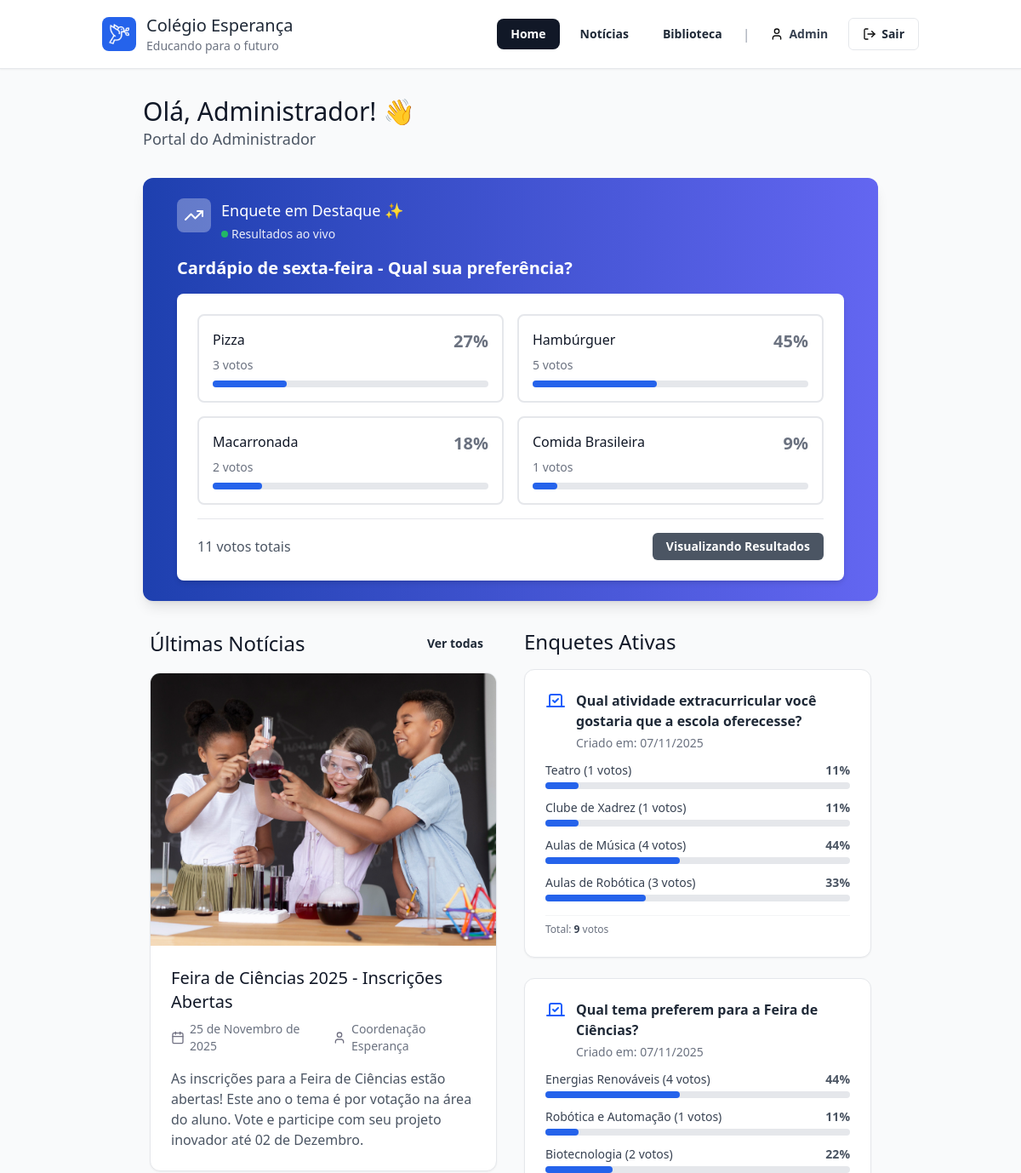
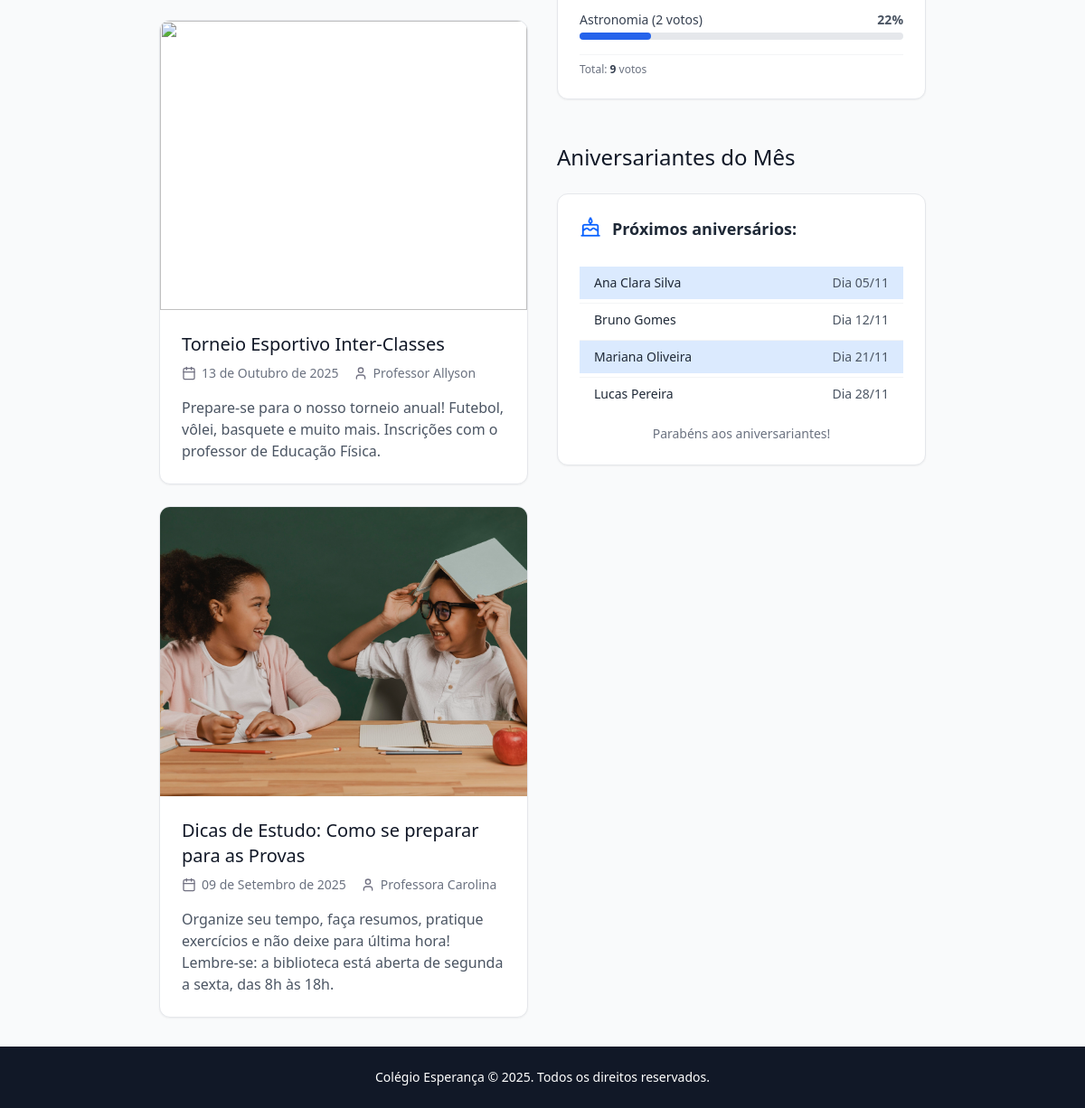
The app's page /area_admin.php (signed in) with its own data (2 pictures, top to bottom).
### tables this page shows
CREATE TABLE `opcoes_enquete` (
  `id` int(10) NOT NULL,
  `enquete_id` int(10) NOT NULL,
  `texto_opcao` varchar(100) NOT NULL
);

CREATE TABLE `enquetes` (
  `id` int(10) NOT NULL,
  `pergunta` varchar(255) NOT NULL,
  `ativa` tinyint(1) NOT NULL DEFAULT 1,
  `data_criacao` timestamp NOT NULL DEFAULT current_timestamp(),
  `destaque` tinyint(1) NOT NULL DEFAULT 0
);

### area_admin.php (the view, shortened to what the rows shown need)
<?php
require_once 'includes/funcoes.php';
require_once 'includes/conexao.php';
$temp_destaque_struct = [];
$sql_destaque = "
    SELECT
        e.id AS enquete_id,
        e.pergunta,
        o.id AS opcao_id,
        o.texto_opcao
    FROM
        enquetes e
    JOIN
        opcoes_enquete o ON e.id = o.enquete_id
    WHERE
        e.destaque = 1 AND e.ativa = 1
    ORDER BY
        e.id, o.id
";
$result_destaque = $conn->query($sql_destaque);
if ($result_destaque && $result_destaque->num_rows > 0) {
  while ($row = $result_destaque->fetch_assoc()) {
    $enquete_id = $row['enquete_id'];
    if (!isset($temp_destaque_struct[$enquete_id])) {
      $temp_destaque_struct[$enquete_id] = [
        'id' => $enquete_id,
        'pergunta' => htmlspecialchars($row['pergunta']),
        'opcoes' => [],
      ];
    }
    $temp_destaque_struct[$enquete_id]['opcoes'][] = [
      'id' => $row['opcao_id'],
      'texto' => htmlspecialchars($row['texto_opcao']),
    ];
  }
}
$enquetes_destaque = [];
foreach ($temp_destaque_struct as $enquete_id => $enquete) {
  $dados_votos = obter_resultados_enquete($conn, $enquete_id);
  $enquete['total_votos'] = $dados_votos['total_votos'];
  $enquete['resultados'] = $dados_votos['resultados'];
  $enquetes_destaque[] = $enquete;
}
$enquetes_temp_admin = [];
$sql_enquetes_admin = "
    SELECT
        e.id AS enquete_id,
        e.pergunta,
        e.data_criacao,
        o.id AS opcao_id,
        o.texto_opcao
    FROM
        enquetes e
    JOIN
        opcoes_enquete o ON e.id = o.enquete_id
    WHERE
        e.destaque = 0 AND e.ativa = 1
    ORDER BY
        e.data_criacao DESC, e.id, o.id
";
$result_enquetes_admin = $conn->query($sql_enquetes_admin);
if ($result_enquetes_admin && $result_enquetes_admin->num_rows > 0) {
  while ($row = $result_enquetes_admin->fetch_assoc()) {
    $enquete_id = $row['enquete_id'];
    if (!isset($enquetes_temp_admin[$enquete_id])) {
      $enquetes_temp_admin[$enquete_id] = [
        'id' => $enquete_id,
        'pergunta' => htmlspecialchars($row['pergunta']),
        'data_criacao' => $row['data_criacao'],
        'opcoes' => [],
      ];
    }
    $enquetes_temp_admin[$enquete_id]['opcoes'][] = [
      'id' => $row['opcao_id'],
      'texto' => htmlspecialchars($row['texto_opcao'])
    ];
  }
}
$enquetes_admin = [];
foreach ($enquetes_temp_admin as $enq_id => $enquete) {
  $dados_votos = obter_resultados_enquete($conn, $enq_id);
  $enquete['total_votos'] = $dados_votos['total_votos'];
  $enquete['resultados'] = $dados_votos['resultados'];
  $enquetes_admin[] = $enquete;
}
?>
<!DOCTYPE html>
<html lang="pt-BR">
<head>
  <script src="https://cdn.tailwindcss.com"></script>
</head>
<body class="bg-gray-50">
  <header class="bg-white border-b border-gray-200 shadow-sm sticky top-0 z-50">
    <div class="container mx-auto">
      <div class="px-8 py-4 flex justify-between items-center">
        <a href="index.php" class="flex items-center gap-3">
          <div>
            <h1 class="text-xl font-regular text-gray-800">Colégio Esperança</h1>
          </div>
        </a>
      </div>
    </div>
  </header>
  <main class="container mx-auto px-6 lg:px-20 py-8">
    <div class="mb-8">
      <h1 class="text-3xl font-regular text-gray-900">Olá, Administrador! 👋</h1>
    </div>
    <?php
    if (!empty($enquetes_destaque)):
      $destaque = $enquetes_destaque[0];
    ?>
      <div class="bg-gradient-to-r from-blue-800 to-indigo-500 text-white p-6 rounded-xl shadow-lg mb-8 px-10">
        <div class="bg-white text-gray-900 p-6 rounded-lg shadow-md relative z-10">
          <div class="grid grid-cols-2 md:grid-cols-2 gap-4 mb-4" id="poll-options-destaque">
            <?php foreach ($destaque['resultados'] as $opcao): ?>
              <?php
              $progress_class = ($opcao['contagem'] > 0) ? 'bg-blue-600' : 'bg-gray-400';
              ?>
              <div class="poll-option-destaque bg-white p-4 rounded-lg border-2 border-gray-200 transition-all duration-300">
                <div class="flex justify-between items-start mb-1">
                  <span class="text-m font-regular text-gray-900"><?php echo $opcao['texto']; ?></span>
                  <span class="text-xl font-semibold text-gray-500"><?php echo $opcao['porcentagem']; ?>%</span>
                </div>
                <p class="text-sm text-gray-500 mb-2"><?php echo $opcao['contagem']; ?> votos</p>
                <div class="w-full bg-gray-200 rounded-full h-2">
                  <div class="<?php echo $progress_class; ?> h-2 rounded-full poll-progress" style="width: <?php echo $opcao['porcentagem']; ?>%"></div>
                </div>
              </div>
            <?php endforeach; ?>
          </div>
        </div>
      </div>
    <?php endif; ?>
    <div class="grid grid-cols-1 lg:grid-cols-2 gap-8 px-2">
      <div>
        <div class="flex justify-between items-center mb-4">
          <h2 class="text-2xl font-regular text-gray-900">Últimas Notícias</h2>
        </div>
      </div>
      <div>
        <h2 class="text-2xl font-regul text-gray-900 mb-4">Enquetes Ativas</h2>
        <div class="space-y-6">
          <?php foreach ($enquetes_admin as $enquete): ?>
            <div class="bg-white rounded-xl border border-gray-200 p-6 shadow-sm">
              <div class="flex items-start gap-3 mb-3">
                <img class="w-6 h-6" src="img/voto.svg">
                <div>
                  <h3 class="text-base font-semibold text-gray-800"><?php echo htmlspecialchars($enquete['pergunta']); ?></h3>
                  <p class="text-sm text-gray-500 mt-1">Criado em: <?php echo date('d/m/Y', strtotime($enquete['data_criacao'])); ?></p>
                </div>
              </div>
              <div class="space-y-3 mt-2">
                <?php
                if (isset($enquete['resultados'])):
                  foreach ($enquete['resultados'] as $opcao):
                    $progress_class = ($opcao['contagem'] > 0) ? 'bg-blue-600' : 'bg-gray-400';
                ?>
                    <div class="space-y-1">
                      <div class="flex justify-between items-center text-sm">
                        <span class="text-gray-700"><?php echo htmlspecialchars($opcao['texto']); ?> (<?php echo htmlspecialchars($opcao['contagem']); ?> votos)</span>
                        <span class="font-semibold text-gray-600"><?php echo htmlspecialchars($opcao['porcentagem']); ?>%</span>
                      </div>
                      <div class="w-full bg-gray-200 rounded-full h-2">
                        <div class="<?php echo $progress_class; ?> h-2 rounded-full" style="width: <?php echo htmlspecialchars($opcao['porcentagem']); ?>%"></div>
                      </div>
                    </div>
                  <?php endforeach;
                else: ?>
                  <p class="text-sm text-gray-500">Nenhuma opção encontrada ou voto registrado.</p>
                <?php endif; ?>
              </div>
              <div class="text-xs text-gray-500 mt-4 pt-2 border-t border-gray-100">
                Total: <span class="font-semibold text-gray-700"><?php echo htmlspecialchars($enquete['total_votos'] ?? 0); ?></span> votos
              </div>
            </div>
          <?php endforeach; ?>
        </div>
        <h2 class="text-2xl font-regular text-gray-900 mt-12">Aniversariantes do Mês</h2>
      </div>
    </div>
  </main>
</body>
</html>

### records on screen
opcoes_enquete: texto_opcao "Pizza", porcentagem "27", contagem "3"
opcoes_enquete: texto_opcao "Hambúrguer", porcentagem "45", contagem "5"
opcoes_enquete: texto_opcao "Macarronada", porcentagem "18", contagem "2"
opcoes_enquete: enquete.pergunta "Qual atividade extracurricular você gostaria que a escola oferecesse?", enquete.data_criacao "07/11/2025", texto_opcao "Teatro", contagem "1", porcentagem "11", texto "Aulas de Robótica", contagem "3", porcentagem "33", id "9"
opcoes_enquete: texto_opcao "Clube de Xadrez", contagem "1", porcentagem "11"
opcoes_enquete: texto_opcao "Aulas de Música", contagem "4", porcentagem "44"
opcoes_enquete: texto_opcao "Energias Renováveis", contagem "4", porcentagem "44"
opcoes_enquete: texto_opcao "Robótica e Automação", contagem "1", porcentagem "11"

### other values on screen
$destaque['pergunta'] "Cardápio de sexta-feira - Qual sua preferência?"
$opcao['texto'] "Comida Brasileira"
$opcao['porcentagem'] "9"
$opcao['contagem'] "1"
$destaque['total_votos'] "11"
$enquete['pergunta'] "Qual tema preferem para a Feira de Ciências?"
date('d/m/Y', strtotime($enquete['data_criacao'])) "07/11/2025"
$opcao['texto'] "Biotecnologia"
$opcao['contagem'] "2"
$opcao['porcentagem'] "22"
$opcao['texto'] "Astronomia"
$enquete['total_votos'] "9"
